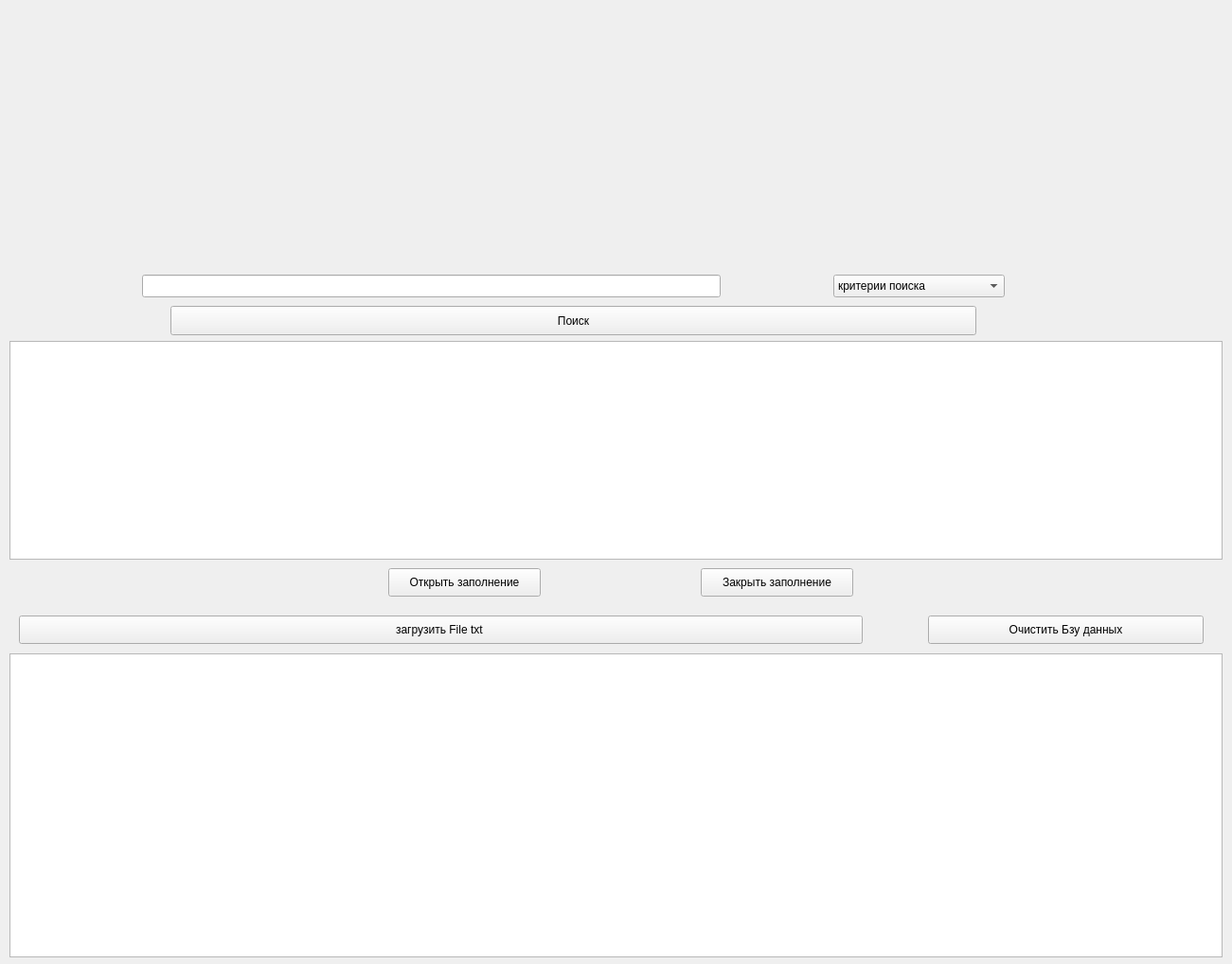
<?xml version="1.0" encoding="UTF-8"?>
<ui version="4.0">
 <class>MainWindow</class>
 <widget class="QMainWindow" name="MainWindow">
  <property name="geometry">
   <rect>
    <x>0</x>
    <y>0</y>
    <width>1301</width>
    <height>1018</height>
   </rect>
  </property>
  <property name="windowTitle">
   <string>MainWindow</string>
  </property>
  <widget class="QWidget" name="centralwidget">
   <widget class="QLabel" name="label">
    <property name="geometry">
     <rect>
      <x>0</x>
      <y>-20</y>
      <width>1311</width>
      <height>291</height>
     </rect>
    </property>
    <property name="text">
     <string/>
    </property>
    <property name="pixmap">
     <pixmap resource="resources.qrc">:/image/picter/kvartili-vak-2.jpg</pixmap>
    </property>
    <property name="scaledContents">
     <bool>true</bool>
    </property>
   </widget>
   <widget class="QPushButton" name="fillDatabaseButton">
    <property name="geometry">
     <rect>
      <x>410</x>
      <y>600</y>
      <width>161</width>
      <height>30</height>
     </rect>
    </property>
    <property name="text">
     <string>Открыть заполнение</string>
    </property>
   </widget>
   <widget class="QComboBox" name="columnSelector">
    <property name="geometry">
     <rect>
      <x>880</x>
      <y>290</y>
      <width>181</width>
      <height>24</height>
     </rect>
    </property>
    <item>
     <property name="text">
      <string>критерии поиска </string>
     </property>
    </item>
    <item>
     <property name="text">
      <string>Наименование издания </string>
     </property>
    </item>
    <item>
     <property name="text">
      <string> ISSN</string>
     </property>
    </item>
    <item>
     <property name="text">
      <string>Направление</string>
     </property>
    </item>
    <item>
     <property name="text">
      <string>Дата включения</string>
     </property>
    </item>
   </widget>
   <widget class="QPushButton" name="searchButton">
    <property name="geometry">
     <rect>
      <x>180</x>
      <y>323</y>
      <width>851</width>
      <height>31</height>
     </rect>
    </property>
    <property name="text">
     <string>Поиск</string>
    </property>
   </widget>
   <widget class="QLineEdit" name="searchInput">
    <property name="geometry">
     <rect>
      <x>150</x>
      <y>290</y>
      <width>611</width>
      <height>24</height>
     </rect>
    </property>
   </widget>
   <widget class="QTableWidget" name="resultsTable">
    <property name="geometry">
     <rect>
      <x>10</x>
      <y>360</y>
      <width>1281</width>
      <height>231</height>
     </rect>
    </property>
   </widget>
   <widget class="QTableWidget" name="tableWidgetResults">
    <property name="geometry">
     <rect>
      <x>10</x>
      <y>690</y>
      <width>1281</width>
      <height>321</height>
     </rect>
    </property>
   </widget>
   <widget class="QPushButton" name="LoadTxtButton">
    <property name="geometry">
     <rect>
      <x>20</x>
      <y>650</y>
      <width>891</width>
      <height>30</height>
     </rect>
    </property>
    <property name="text">
     <string>загрузить File txt </string>
    </property>
   </widget>
   <widget class="QPushButton" name="CloseButton">
    <property name="geometry">
     <rect>
      <x>740</x>
      <y>600</y>
      <width>161</width>
      <height>30</height>
     </rect>
    </property>
    <property name="text">
     <string>Закрыть заполнение</string>
    </property>
   </widget>
   <widget class="QPushButton" name="CleanButton">
    <property name="geometry">
     <rect>
      <x>980</x>
      <y>650</y>
      <width>291</width>
      <height>30</height>
     </rect>
    </property>
    <property name="text">
     <string>Очистить Бзу данных</string>
    </property>
   </widget>
  </widget>
 </widget>
 <resources>
  <include location="resources.qrc"/>
 </resources>
 <connections/>
</ui>
